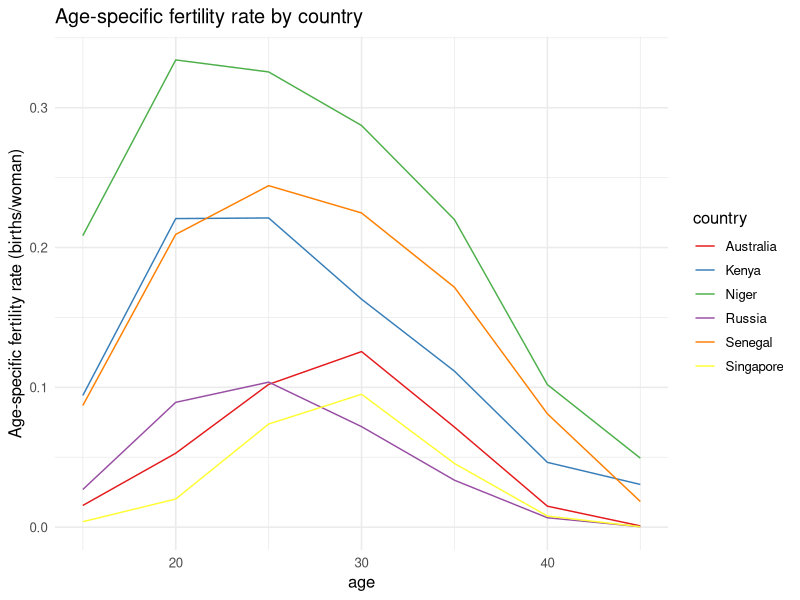
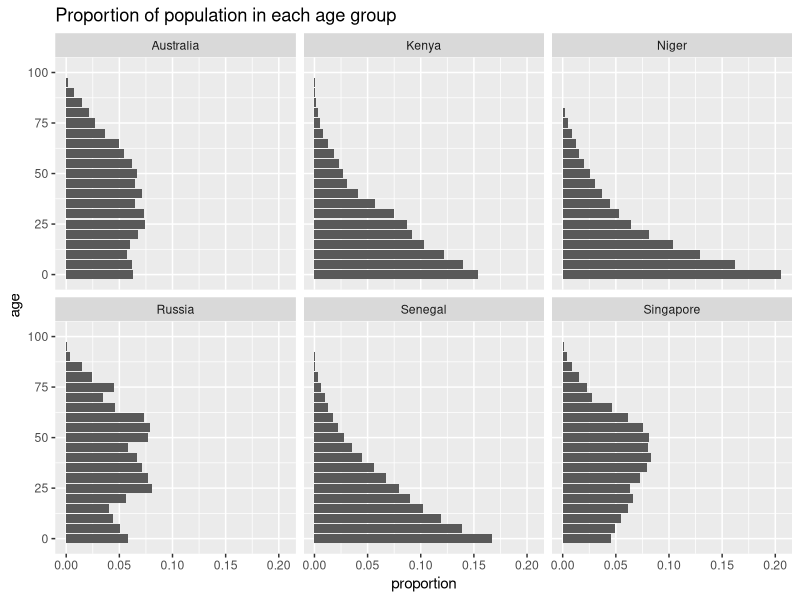

Reproduce these figures in R, in order.
## ---- chunk 1
# run this chunk first!
knitr::opts_chunk$set(echo = TRUE)
library(tidyverse)
## ---- chunk 2
d <- read_csv("bfdw_projection_data.csv")
## ---- chunk 3
d %>% 
  filter(country=="Australia") %>% 
  head
## ---- chunk 4
d <- d %>% 
  mutate(nLx = nLx/10^5, 
         nFx = nFx/1000)
## ---- chunk 5
# calculate life expectancy at birth 
# we know radix is 1
radix <- 1

d %>% 
  group_by(country) %>% 
  summarise(e0 = sum(nLx)/radix) %>%
  arrange(e0) # arrange by increasing life expectancy
## ---- chunk 6
# calculate TFR, GRR and NRR by country
# set fraction female at birth to be 0.4886
ffab <- 0.4486

d_reproduction <- d %>% 
  filter(age>=15, age < 50) %>% # restrict our dataset to be fertility rates for women aged 15-49
  group_by(country) %>% 
  summarise(tfr = sum(nFx*5), 
            grr = tfr*ffab,
            nrr = sum(nFx*nLx*ffab/radix),
            mu = sum((age+2.5)*nFx*nLx)/sum(nFx*nLx)) %>%
  arrange(tfr)

d_reproduction
## ---- chunk 7
# create a dataset which only has reproductive ages (15-49)
d_rpa <- d %>% filter(age >= 15, age < 50)

# plot age-specific fertility rates
ggplot(data = d_rpa, aes(x = age, y = nFx, color = country)) + 
  geom_line()+
  ylab("Age-specific fertility rate (births/woman)")+
  ggtitle("Age-specific fertility rate by country")+ 
  scale_color_brewer(palette="Set1") + 
  theme_minimal(base_size = 12) ## change ggplot default theme
## ---- chunk 8
# let's calculate the proportion in each age group so we can compare across countries
d <- d %>% 
  group_by(country) %>%
  mutate(nCx = nKx/sum(nKx))
## ---- chunk 9
ggplot(d, aes(x = age, y = nCx)) + 
  facet_wrap(~country, ncol=3)+
  geom_bar(stat="identity", position = "dodge")+
  ggtitle("Proportion of population in each age group")+
  ylab("proportion")+
  coord_flip()
## ---- chunk 10
K2010 <- 7886000
K2015 <- 7879000
  
growth_rate_R <- (log(K2015) - log(K2010))/5
growth_rate_R
## ---- chunk 11
target_time_span <- (1/growth_rate_R) * ( log(7e6) - log(K2010))
target_time_span
## ---- chunk 12
target_time_span + 2010
